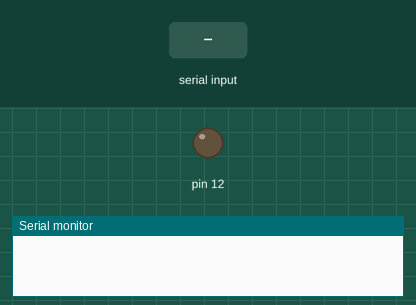
A sketch run on a simulated Arduino Uno, built with avr-gcc and run on an emulated ATmega328P. Shown: output pins drawn as LEDs (lit = HIGH), the last lines printed to the serial monitor. Inputs (shaded band) come from the test bench.

Above: at 1.2 s.
1.3 s: "so" received over Serial
At 2.0 s:
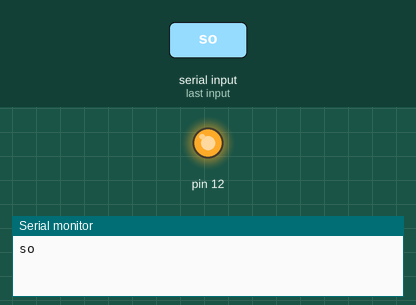
2.8 s: "dhoom" received over Serial
At 4.2 s:
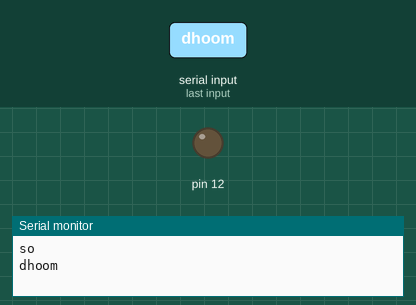
Timing chart, 0 to 5.8 s (numbered marks = the images above; inputs shaded):
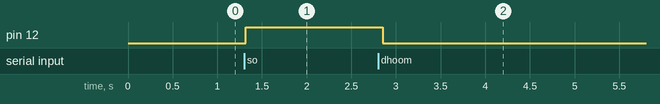

The sketch:

Twi.ino
```cpp
String voice;


void setup() {
Serial.begin(9600);
pinMode(12,OUTPUT);
}


void loop() {
 while (Serial.available())
 {
  delay(10);
  char c = Serial.read();
  if (c == '#') {break;}
  voice += c;
 }

 if (voice.length() > 0){
  Serial.println(voice);

  if (voice == "so")
  {
    digitalWrite(12,HIGH);
  }
   if(voice == "dhoom")
 {
    digitalWrite(12,LOW);
}
  if (voice == "doom")
  {
    digitalWrite(12,LOW);
  }
  if (voice == "do")
  {
    digitalWrite(12,LOW);
  }

 }
     voice="";
     }
```

Measured:
- after the input at 1.3 s, pin 12: LOW → HIGH at once
- after the input at 2.8 s, pin 12: HIGH → LOW after 0.05 s
